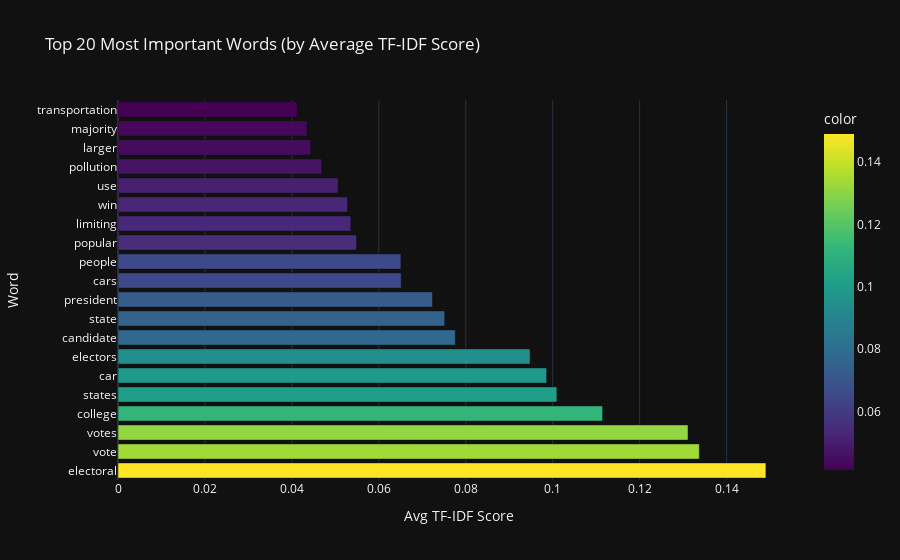

Notebook code for this chart:
### Code cell
import plotly.express as px

top_20_words = features_from_textdf.mean().sort_values(ascending=False).head(20)

fig = px.bar(
    x=top_20_words.values,
    y=top_20_words.index,
    labels={'x': 'Avg TF-IDF Score', 'y': 'Word'},
    title='Top 20 Most Important Words (by Average TF-IDF Score)',
    color=top_20_words.values,
    color_continuous_scale='Viridis'
)

fig.show()

### Figure 1 — Plotly figure (JSON) as saved in the notebook; plotly's stock layout.template omitted (floating-point values rounded to 4 significant figures)
{"data": [{"hovertemplate": "Avg TF-IDF Score=%{x}<br>Word=%{y}<br>color=%{marker.color}<extra></extra>", "legendgroup": "", "marker": {"color": [0.149, 0.1337, 0.1311, 0.1115, 0.101, 0.09861, 0.09479, 0.0776, 0.07516, 0.07234, 0.06515, 0.06508, 0.05487, 0.05356, 0.0528, 0.05063, 0.04683, 0.04431, 0.04345, 0.0412], "coloraxis": "coloraxis", "pattern": {"shape": ""}}, "name": "", "orientation": "h", "showlegend": false, "textposition": "auto", "x": [0.149, 0.1337, 0.1311, 0.1115, 0.101, 0.09861, 0.09479, 0.0776, 0.07516, 0.07234, 0.06515, 0.06508, 0.05487, 0.05356, 0.0528, 0.05063, 0.04683, 0.04431, 0.04345, 0.0412], "xaxis": "x", "y": ["electoral", "vote", "votes", "college", "states", "car", "electors", "candidate", "state", "president", "cars", "people", "popular", "limiting", "win", "use", "pollution", "larger", "majority", "transportation"], "yaxis": "y", "type": "bar"}], "layout": {"xaxis": {"anchor": "y", "domain": [0.0, 1.0], "title": {"text": "Avg TF-IDF Score"}}, "yaxis": {"anchor": "x", "domain": [0.0, 1.0], "title": {"text": "Word"}}, "coloraxis": {"colorbar": {"title": {"text": "color"}}, "colorscale": [[0.0, "#440154"], [0.1111, "#482878"], [0.2222, "#3e4989"], [0.3333, "#31688e"], [0.4444, "#26828e"], [0.5556, "#1f9e89"], [0.6667, "#35b779"], [0.7778, "#6ece58"], [0.8889, "#b5de2b"], [1.0, "#fde725"]]}, "legend": {"tracegroupgap": 0}, "title": {"text": "Top 20 Most Important Words (by Average TF-IDF Score)"}, "barmode": "relative"}}
